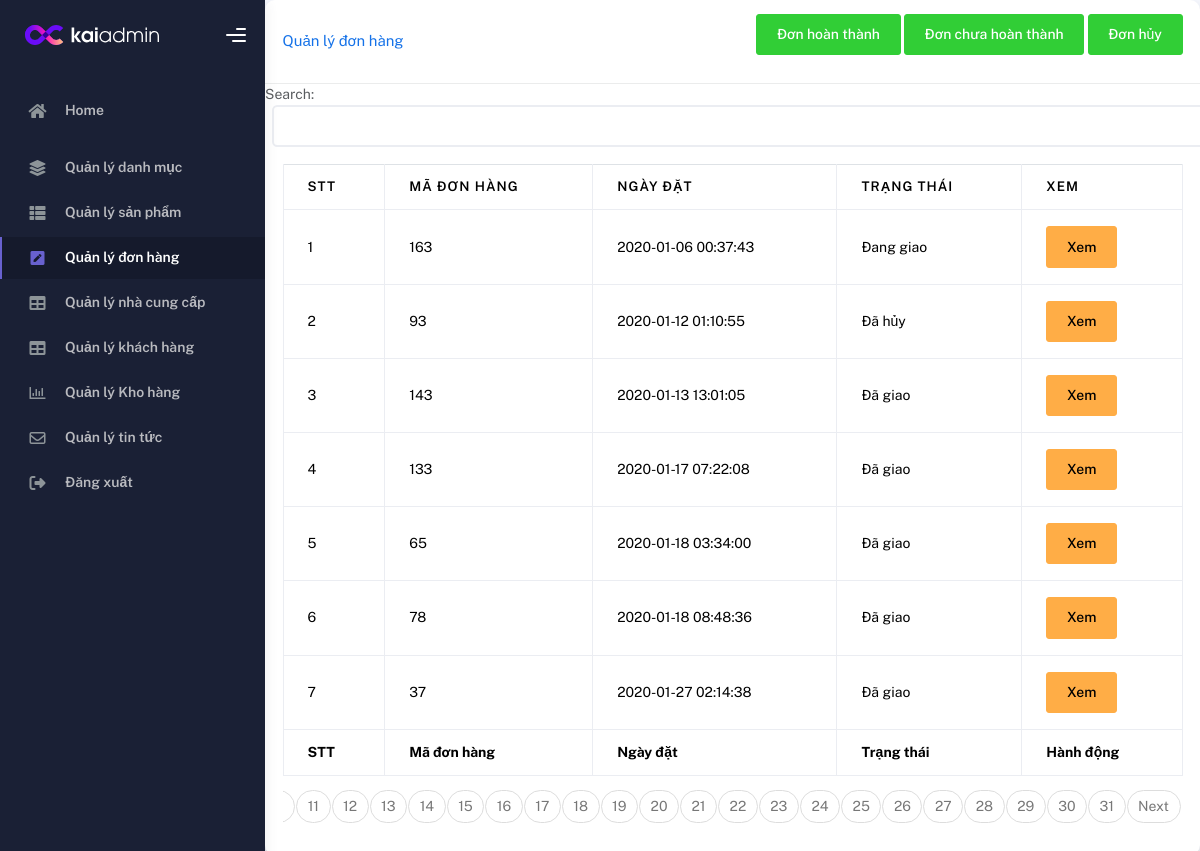
The page /Admin/Quanlydonhang/hienthi.php on the database its author committed.
### tables this page shows
CREATE TABLE `donhang` (
  `maDonhang` int(20) NOT NULL,
  `maKhachHang` varchar(20) NOT NULL,
  `thoiGianDat` datetime NOT NULL,
  `diaChiKhachHang` varchar(255) NOT NULL,
  `tongGiaTri` int(100) NOT NULL,
  `ghiChu` varchar(200) DEFAULT NULL,
  `tinhTrang` enum('Chờ xử lý','Đã xác nhận','Đang giao','Đã giao','Đã hủy') NOT NULL DEFAULT 'Chờ xử lý' COMMENT '0: Chờ xử lý, 1: Đã xác nhận, 2:Đang giao, 3:Đã giao, 4: Đã hủy'
);

### Admin/Quanlydonhang/hienthi.php (the view, shortened to what this page needs)
<!DOCTYPE html>
<html lang="en">
<head>
    <link rel="stylesheet" href="https://cdnjs.cloudflare.com/ajax/libs/font-awesome/6.5.2/css/all.min.css">
    <link rel="stylesheet" href="../assets1/main.css">
    <link rel="stylesheet" href="../assets/css/bootstrap.min.css" />
    <link rel="stylesheet" href="../assets/css/plugins.min.css" />
    <link rel="stylesheet" href="../assets/css/kaiadmin.min.css" />
    <link rel="stylesheet" href="../assets/css/demo.css" />
</head>
<?php
include 'ketnoi.php';
$sql_layncc = "SELECT COUNT(*) as total FROM donhang";
$result = mysqli_query($conn, $sql_layncc);
$row = mysqli_fetch_assoc($result);
$total_records = $row['total'];
$page_hientai = isset($_GET['trang']) ? $_GET['trang'] : 1;
$item_page = 7;
$sotrang = ceil($total_records / $item_page);
$start = ($page_hientai - 1) * $item_page;
?>
<body>
    <div class="sidebar" data-background-color="dark">
        <div class="sidebar-logo">
            <div class="logo-header" data-background-color="dark">
                <a href="/Demo/Admin/trangchu.php" class="logo">
                    <img src="/Demo/Admin/assets/img/kaiadmin/logo_light.svg" alt="navbar brand" class="navbar-brand" height="20">
                </a>
                <div class="nav-toggle">
                    <button class="btn btn-toggle toggle-sidebar">
                        <i class="gg-menu-right"></i>
                    </button>
                </div>
            </div>
        </div>
        <div class="scroll-wrapper sidebar-wrapper scrollbar scrollbar-inner" style="position: relative;">
            <div class="sidebar-wrapper scrollbar scrollbar-inner scroll-content scroll-scrolly_visible" style="height: auto; margin-bottom: 0px; margin-right: 0px; max-height: 427px;">
                <div class="sidebar-content">
                    <ul class="nav nav-secondary">
                        <li class="nav-item">
                            <a href="/Demo/Admin/trangchu.php" class="collapsed" aria-expanded="false">
                                <i class="fas fa-home"></i>
                                <p>Home</p>
                            </a>
                        </li>
                        <li class="nav-item">
                            <a href="/Demo/Admin/Quanlydanhmuc/hienthi.php">
                                <i class="fas fa-layer-group"></i>
                                <p>Quản lý danh mục</p>
                            </a>
                        </li>
                        <li class="nav-item">
                            <a href="/Demo/Admin/Quanlysanpham/hienthi.php">
                                <i class="fas fa-th-list"></i>
                                <p>Quản lý sản phẩm</p>
                            </a>
                        </li>
                        <li class="nav-item  active">
                            <a href="/Demo/Admin/Quanlydonhang/hienthi.php">
                                <i class="fas fa-pen-square"></i>
                                <p>Quản lý đơn hàng</p>
                            </a>
                        </li>
                        <li class="nav-item">
                            <a href="/Demo/Admin/Quanlynhacungcap/hienthi.php">
                                <i class="fas fa-table"></i>
                                <p>Quản lý nhà cung cấp</p>
                            </a>
                        </li>
                        <li class="nav-item">
                            <a href="/Demo/Admin/Quanlykhachhang/hienthi.php">
                                <i class="fas fa-table"></i>
                                <p>Quản lý khách hàng</p>
                            </a>
                        </li>
                        <li class="nav-item">
                            <a href="/Demo/Admin/Quanlykhohang/Khohang.php">
                                <i class="far fa-chart-bar"></i>
                                <p>Quản lý Kho hàng</p>
                            </a>
                        </li>
                        <li class="nav-item">
                            <a href="/Demo/Admin/Quanlytintuc/news.php">
                                <i class="fa-regular fa-envelope"></i>
                                <p>Quản lý tin tức</p>
                            </a>
                        </li>
                        <li class="nav-item">
                            <a href="/Demo/Admin/logout.php">
                                <i class="fa-solid fa-right-from-bracket"></i>
                                <p>Đăng xuất</p>
                            </a>
                        </li>
                    </ul>
                </div>
            </div>
        </div>
    </div>
    <div class="main-panel">
        <div>
            <div class="card shadow mb-4">
                <div class="card-header py-3">
                    <div class="khoangCach">
                        <h6 class="m-0 font-weight-bold text-primary">Quản lý đơn hàng</h6>
                        <div>
                            <a href="donhoanthanh.php" class="btn btn-success mb-3"> Đơn hoàn thành</a>
                            <a href="donchuahoanthanh.php" class="btn btn-success mb-3"> Đơn chưa hoàn thành</a>
                            <a href="donhuy.php" class="btn btn-success mb-3"> Đơn hủy</a>
                        </div>
                    </div>
                </div>
                <div class="text-muted">
                    Search:
                    <div class="d-search">
                        <input type="text" id="search" class="ms-2 form-control" aria-label="Search invoice">
                    </div>
                </div>
                <div class="card-body">
                    <div class="table-responsive">
                        <table class="table table-bordered" id="dataTable" width="100%" cellspacing="0">
                            <thead>
                                <tr>
                                    <th>STT</th>
                                    <th>Mã đơn hàng</th>
                                    <th>Ngày đặt</th>
                                    <th>Trạng thái</th>
                                    <th>Xem</th>
                                </tr>
                            </thead>
                            <tfoot>
                                <tr>
                                    <th>STT</th>
                                    <th>Mã đơn hàng</th>
                                    <th>Ngày đặt</th>
                                    <th>Trạng thái</th>
                                    <th>Hành động</th>
                                </tr>
                            </tfoot>
                            <tbody id="body_table">
                                <?php
                                require('ketnoi.php');
                                $sql_str = "SELECT
                                            * from donhang
                                            order by thoiGianDat limit $start, $item_page";
                                $result = mysqli_query($conn, $sql_str);
                                $stt = 0;
                                while ($row = mysqli_fetch_assoc($result)) {
                                    $stt++;
                                ?>
                                    <tr>
                                        <td><?= $stt ?></td>
                                        <td><?= $row['maDonhang'] ?></td>
                                        <td><?= $row['thoiGianDat'] ?></td>
                                        <td><span class='tinhTrang'><?= $row['tinhTrang'] ?></span></td>
                                        <td><a class="btn btn-warning" href="vieworders.php?id=<?= $row['maDonhang'] ?>">Xem</a></td>
                                    </tr>
                                <?php
                                }
                                ?>
                            </tbody>
                        </table>
                        <ul class="pagination justify-content-end">
                            <?php
                            for ($i = 1; $i <= $sotrang; $i++) {
                                echo "<li class='page-item'><a class='page-link'
                    href='?trang=$i'>$i</a></li>";
                            }
                            if ($page_hientai < $sotrang && $sotrang > 1) {
                                $y = $page_hientai + 1;
                                echo "<li class='page-item'><a class='page-link'
                    href='?trang=$y'>Next</a></li>";
                            }
                            ?>
                        </ul>
                    </div>
                </div>
            </div>
        </div>
    </div>
</html>

### Admin/assets1/main.css (style rules this page uses)
body { font-family: "Helvetica Neue", "Open sans", sans-serif; background-color: gray; background-image: -webkit-linear-gradient(top left, rgba(0, 0, 0, 0.15), rgb(93, 93, 93, 0.15)), url(https://img1.kienthucvui.vn/uploads/2019/10/30/anh-chup-rau-cu-qua_112150407.jpg); color: white; background-size: cover; }
.khoangCach { display: flex; flex-direction: row; align-items: center; justify-content: space-between; }

### rows shown on the page
donhang: maDonhang "163", thoiGianDat "2020-01-06 00:37:43", tinhTrang "Đang giao"
donhang: maDonhang "93", thoiGianDat "2020-01-12 01:10:55", tinhTrang "Đã hủy"
donhang: maDonhang "143", thoiGianDat "2020-01-13 13:01:05", tinhTrang "Đã giao"
donhang: maDonhang "133", thoiGianDat "2020-01-17 07:22:08", tinhTrang "Đã giao"
donhang: maDonhang "65", thoiGianDat "2020-01-18 03:34:00", tinhTrang "Đã giao"
donhang: maDonhang "78", thoiGianDat "2020-01-18 08:48:36", tinhTrang "Đã giao"
donhang: maDonhang "37", thoiGianDat "2020-01-27 02:14:38", tinhTrang "Đã giao"
